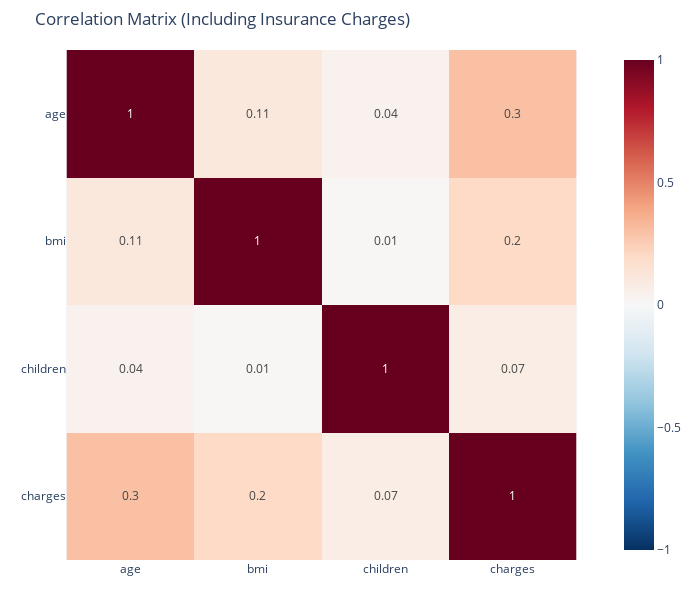

The notebook cell this image was saved under:
### Code cell
# correlation with charges

import pandas as pd
import plotly.express as px

# Load your dataset
df_cleaned = pd.read_csv('cleaned_healthcare_insurance.csv')

# Calculate correlation matrix
corr_matrix = df_cleaned.corr(numeric_only=True).round(2)

# Optional: Sort by correlation with 'charges'
corr_sorted = corr_matrix[['charges']].sort_values(by='charges', ascending=False)

# Display only top correlations with charges
print("Correlations with charges:\n", corr_sorted)

# Full heatmap
fig = px.imshow(
    corr_matrix,
    text_auto=True,
    color_continuous_scale='RdBu_r',
    zmin=-1, zmax=1,
    title='Correlation Matrix (Including Insurance Charges)'
)

fig.update_layout(
    autosize=False,
    width=700,
    height=600,
    margin=dict(l=40, r=40, t=50, b=40)
)

fig.show()

### Figure 1 — Plotly figure (JSON) as saved in the notebook; plotly's stock layout.template omitted (floating-point values rounded to 4 significant figures)
{"data": [{"coloraxis": "coloraxis", "hovertemplate": "x: %{x}<br>y: %{y}<br>color: %{z}<extra></extra>", "name": "0", "texttemplate": "%{z}", "type": "heatmap", "x": ["age", "bmi", "children", "charges"], "xaxis": "x", "y": ["age", "bmi", "children", "charges"], "yaxis": "y", "z": [[1.0, 0.11, 0.04, 0.3], [0.11, 1.0, 0.01, 0.2], [0.04, 0.01, 1.0, 0.07], [0.3, 0.2, 0.07, 1.0]]}], "layout": {"autosize": false, "coloraxis": {"cmax": 1, "cmin": -1, "colorscale": [[0, "rgb(5,48,97)"], [0.1, "rgb(33,102,172)"], [0.2, "rgb(67,147,195)"], [0.3, "rgb(146,197,222)"], [0.4, "rgb(209,229,240)"], [0.5, "rgb(247,247,247)"], [0.6, "rgb(253,219,199)"], [0.7, "rgb(244,165,130)"], [0.8, "rgb(214,96,77)"], [0.9, "rgb(178,24,43)"], [1, "rgb(103,0,31)"]]}, "height": 600, "margin": {"b": 40, "l": 40, "r": 40, "t": 50}, "title": {"text": "Correlation Matrix (Including Insurance Charges)"}, "width": 700, "xaxis": {"anchor": "y", "constrain": "domain", "domain": [0, 1], "scaleanchor": "y"}, "yaxis": {"anchor": "x", "autorange": "reversed", "constrain": "domain", "domain": [0, 1]}}}
